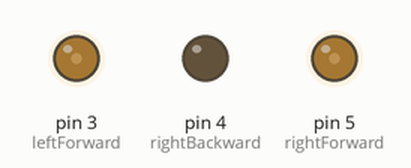
Recording of a sketch running on a simulated Arduino Uno, built with avr-gcc and run on an emulated ATmega328P. Parts: output pins drawn as LEDs (lit = HIGH). What the sketch prints to the serial monitor is not drawn.

Above: at 0.15 s.
At 1.1 s:
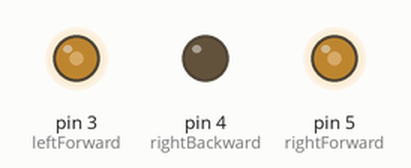
At 2.37 s:
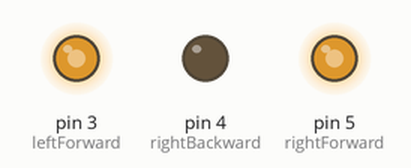
At 3.9 s:
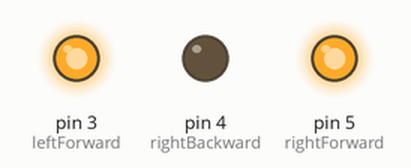
Timing chart, 0 to 5.4 s (numbered marks = the images above):
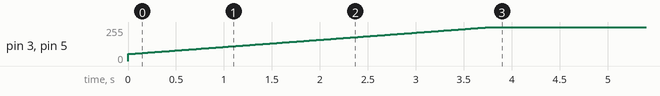

Measured:
- by itself, pin 3 (leftForward), pin 5 (rightForward): moves from 0/255 to 255/255 over 3.8 s

The sketch:

FinalArduinoCar.ino
```cpp
// Define the pin numbers
#include "dht.h" //temperature module
#define leftForward 3
#define leftBackward 2
#define rightForward 5
#define rightBackward 4
#define TEMP_PIN A0

dht DHT;

char dir = '\0';
int counter = 0;
int avgtemp = 0;
int avghumidity = 0;
int value = 50;

void setup() {
    // Set the pin modes of the above IO pins to OUTPUT
    pinMode(leftForward, OUTPUT);
    pinMode(leftBackward, OUTPUT);
    pinMode(rightForward, OUTPUT);
    pinMode(rightBackward, OUTPUT);
    pinMode(2, INPUT);
    Serial.begin(9600);
}


void loop() {

  //if (counter % 2000 == 0) { //we dont want to constantly send data so we will only send it every so often
   /* DHT.read11(TEMP_PIN);
    avgtemp = DHT.temperature;
    avghumidity = DHT.humidity;
    Serial.print("Humidity: ");
    Serial.print(avghumidity);
    Serial.print("%\n");
    Serial.print("Temperature: ");
    Serial.print(avgtemp);
    Serial.print("C\n");
  }
  delay(3000);
  counter++;*/

  //if (Serial.available()) {

    Serial.println("forward");

      analogWrite(leftForward, value);

      digitalWrite(leftBackward, LOW);
      analogWrite(rightForward, value);
      digitalWrite(rightBackward, LOW);
      Serial.println("running");
      value++;
      if (value > 255) {
        value = 255;
      }

    /*dir = Serial.read();
    Serial.println("pressed");
    if (dir == 'u') { //forward

      Serial.println("forward");

      analogWrite(leftForward, value);

      digitalWrite(leftBackward, LOW);
      analogWrite(rightForward, value);
      digitalWrite(rightBackward, LOW);
      Serial.println("running");
      value++;
      if (value > 255) {
        value = 255;
      }

    } else if (dir == 'd') { //backward
      Serial.println("backward");

      digitalWrite(leftForward, LOW);
      digitalWrite(leftBackward, HIGH);
      digitalWrite(rightForward, LOW);
      digitalWrite(rightBackward, HIGH);
      value = 50;


    } else if (dir == 'l') { //left
      Serial.println("left");

      value = 50;
      analogWrite(leftForward, 60);
      digitalWrite(leftBackward, LOW);
      analogWrite(rightForward, 255);
      digitalWrite(rightBackward, LOW);


    } else if (dir == 'r') { //right
      Serial.println("right");

      value = 50;
      analogWrite(leftForward, 255);
      digitalWrite(leftBackward, LOW);
      analogWrite(rightForward, 60);
      digitalWrite(rightBackward, LOW);


    }

  }*/


}
```
